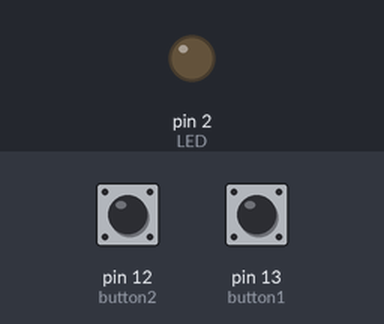
The sketch below on a simulated Arduino Uno, built with avr-gcc and run on an emulated ATmega328P. Parts: output pins drawn as LEDs (lit = HIGH). Dashed ring = blinking. Inputs (shaded band) come from the test bench; at power-on: pin 12 (button2) HIGH, pin 13 (button1) HIGH. What the sketch prints to the serial monitor is not drawn.

Above: at 0.1 s.
1.3 s: pin 12 (button2) pulled LOW for 0.15 s
3.8 s: pin 13 (button1) pulled LOW for 0.15 s
At 6.7 s:
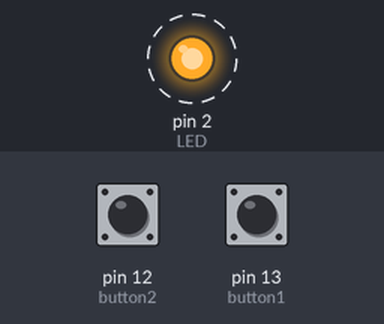
6.8 s: pin 12 (button2) pulled LOW for 1 s
At 7.8 s:
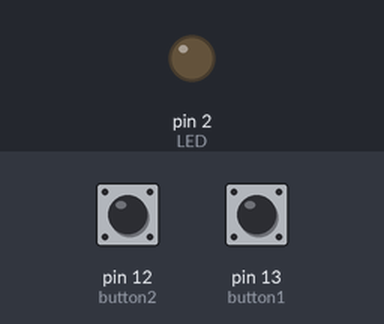
10.1 s: pin 13 (button1) pulled LOW for 1 s
At 12.15 s:
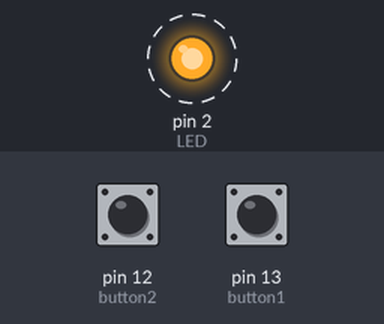
13.4 s: pin 13 (button1) pulled LOW for 3.2 s
At 14.8 s:
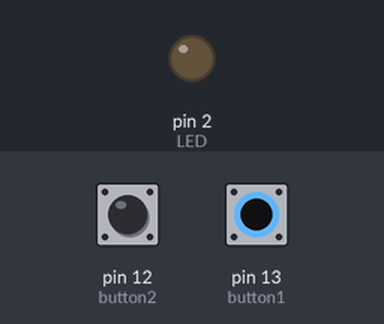
18.1 s: pin 12 (button2) pulled LOW for 3.2 s
At 23.34 s:
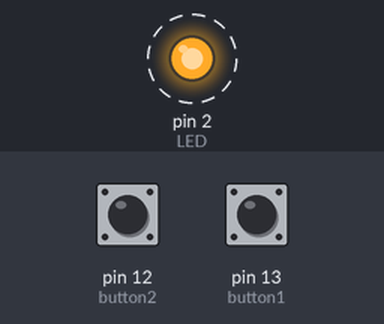
Timing chart, 0 to 25.3 s (numbered marks = the images above; inputs shaded):
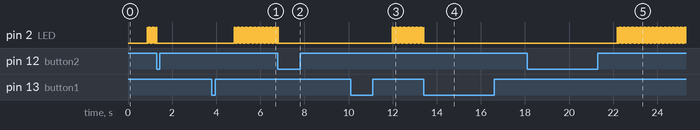

The sketch:

2_Taster_schalten_LED.ino
```cpp
/*
    Programm:         Eine LED soll mit 2 Tastern An und Aus geschaltet werden können.
                      Dabei müssen die Taster gleichzeitig gedrückt werden
    Letzte Änderung:  08.12.2020
    Programmierer:    Lukas Camehl
    Version:          1.0
    Bibliohek:        OneButon

    Hardware:         Arduino UNO / Taster 1 an Pin 13, Taster 2 an Pin 12, beide mit jeweils einem Vorwiderstand als Pull-Down / LED an Pin 2

*/

#include <OneButton.h>
OneButton button1(13, false);
OneButton button2(12, false);
#define LED 2
bool taster1Gedrueckt = false;
bool taster2Gedrueckt = false;
int statusLED = false;


void setup()
{
  button1.attachLongPressStart(Taster1);
  button2.attachLongPressStart(Taster2);
  pinMode(LED, OUTPUT);
}

void loop()
{
  Serial.begin(9600);
  button1.tick();
  button2.tick();
  delay(10);
  if (taster1Gedrueckt == true && taster2Gedrueckt == true)
  {
    statusLED = !statusLED;
    digitalWrite(LED, statusLED);
    if (digitalRead(13) == false)
    {
      taster1Gedrueckt = false;
      taster2Gedrueckt = false;
      statusLED = false;
    }
    if (digitalRead(12) == false)
    {
      taster1Gedrueckt = false;
      taster2Gedrueckt = false;
      statusLED = false;
    }
  }
  else
  {
    digitalWrite(LED, LOW);
    statusLED = false;
  }
}


void Taster1 ()
{
  taster1Gedrueckt = !taster1Gedrueckt;
  Serial.println("Taster 1 gedrueckt");
}

void Taster2 ()
{
  taster2Gedrueckt = !taster2Gedrueckt;
  Serial.println("Taster 2 gedrueckt");
}
```

Measured:
- after the input at 1.3 s, pin 2 (LED): goes on until 1.3 s, then stays LOW
- after the input at 3.8 s, pin 2 (LED): alternates HIGH for 0.01 s and LOW for 0.01 s, starting after 1.0 s
- after the input at 6.8 s, pin 2 (LED): goes on until 6.8 s, then stays LOW
- after the input at 10.1 s, pin 2 (LED): alternates HIGH for 0.01 s and LOW for 0.01 s, starting after 1.9 s
- after the input at 13.4 s, pin 2 (LED): goes on until 13.4 s, then stays LOW
- after the input at 18.1 s, pin 2 (LED): alternates HIGH for 0.01 s and LOW for 0.01 s, starting after 4.1 s
- by itself, pin 2 (LED): alternates HIGH for 0.01 s and LOW for 0.01 s
